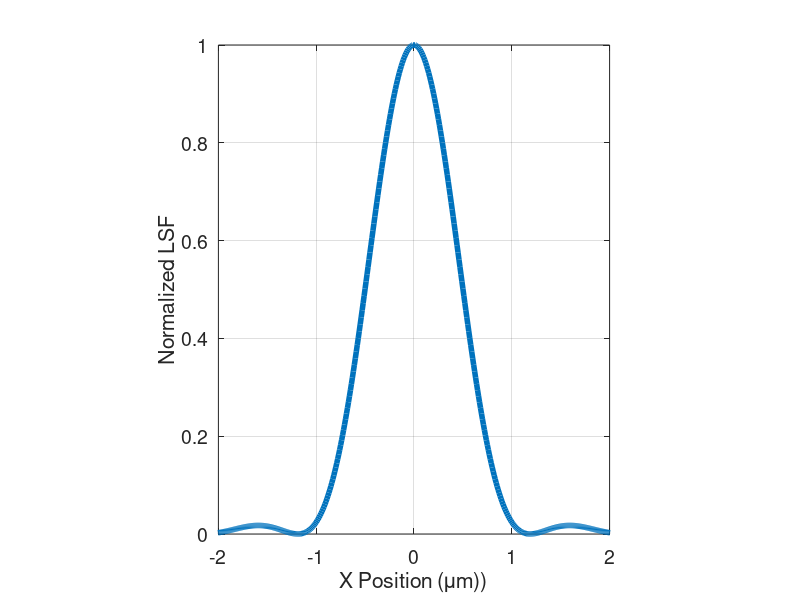

MATLAB code to generate this figure: (Note: this script raises an error after producing the figure.)
clear all
clf
cd('C:\TuanShu\MATLAB\TSLib');
%%
If_Plot_Signal=0;
If_Plot_LSF=1;
%%
Data_Save_Folder='C:\TuanShu\180507_MTF related Plot\';
if ~exist(Data_Save_Folder,'dir')
    mkdir(Data_Save_Folder);
end
%% LSF related
Resolution_LSF=1;     %micron
LSF_Type='Airy';    %'Gaussian' 'Airy'
Airy_1stZero_toFWHM_Coef=0.8420;
%% Input Signal Related
Spatial_Period=1;                       %micron
Spatial_Phase=0;                     %radian
Input_Contrast=0.5;
%%
Spatial_Frequency=1000/Spatial_Period;  %lp/mm
%% Domain related
Spatial_SR=0.01;                         %micron
Spatial_Width=100;                      %micron
%%
X=(Spatial_SR:Spatial_SR:floor(Spatial_Width/Spatial_SR)*Spatial_SR)-Spatial_Width/2;
%%
Spatial_Signal=(1+Input_Contrast*sin(2*pi*X/Spatial_Period+Spatial_Phase))/2;
%%
switch LSF_Type
    case 'Gaussian'
        LSF=gaussmf(X,[Resolution_LSF/(8*log(2))^0.5 0]);
    case 'Airy'
        LSF=(besselj(1,X/Resolution_LSF*3.8317*Airy_1stZero_toFWHM_Coef)./(X/Resolution_LSF*3.8317*Airy_1stZero_toFWHM_Coef)).^2;
        LSF=LSF./max(LSF(:));
        [value NAN_Index]=max(isnan(LSF));
        LSF(NAN_Index)=(LSF(NAN_Index-1)+LSF(NAN_Index+1))/2;
end
%% Plot Input Signal
if If_Plot_Signal ==1
    plot(X,Spatial_Signal,'LineWidth',4);
    daspect([2.5 1 1])
    set(gca, 'FontSize', 14)
    set(gca,'XTick',[0 0.25 0.5 0.75 1 1.25 1.5 1.75 2]);
    set(gca,'XTickLabel',[]);
    set(gca,'YTickLabel',[0:0.1:1]);
    ylim([0 1])
    grid on
    TSTightMargin
    TSsaveas([Data_Save_Folder sprintf('Input Spatial Signal_P%g_C%g.png',Spatial_Period,Input_Contrast)]);
    %% Show Input Signal as Bar Chart
    imagesc(Spatial_Signal)
    colormap(gray)
    caxis([0 1])
    axis off
    TSTightMargin
    TSsaveas([Data_Save_Folder sprintf('Input Bar Chart_P%g_C%g.png',Spatial_Period,Input_Contrast)]);
end
%% Plot LSF
if If_Plot_LSF ==1
    clf
    plot(X,LSF,'LineWidth',4);
    daspect([5 1 1])
    set(gca, 'FontSize', 14)
    %set(gca,'XTick',[0 0.25 0.5 0.75 1 1.25 1.5 1.75 2]);
    %set(gca,'XTickLabel',[]);
    ylim([0 1])
    xlim([-2*Resolution_LSF 2*Resolution_LSF])
    %xlim([-10*Resolution_LSF 10*Resolution_LSF])

    grid on
    xlabel('X Position (\mum))');
    ylabel('Normalized LSF');
    TSTightMargin
    TSsaveas([Data_Save_Folder sprintf('LSF_FWHM%g.png',Resolution_LSF)]);
    LSF_FWHM=abs(find(LSF>0.5,1,'last')-find(LSF>0.5,1,'first'))*Spatial_SR
end
%%
clf
Max_Spatial_Frequency=1000/Spatial_SR;
Spatial_Frequency_SR=1000/Spatial_Width;
F=Spatial_Frequency_SR:Spatial_Frequency_SR:Max_Spatial_Frequency;
MTF_notnorm=abs(fft(LSF));
MTF=MTF_notnorm/MTF_notnorm(1);
plot(F,MTF*100,'LineWidth',4);
xlim([0 1000/Resolution_LSF]);
set(gca, 'FontSize', 14)
grid on
xlabel('Spatial Frequency (lp/mm)');
ylabel('MTF (%)');